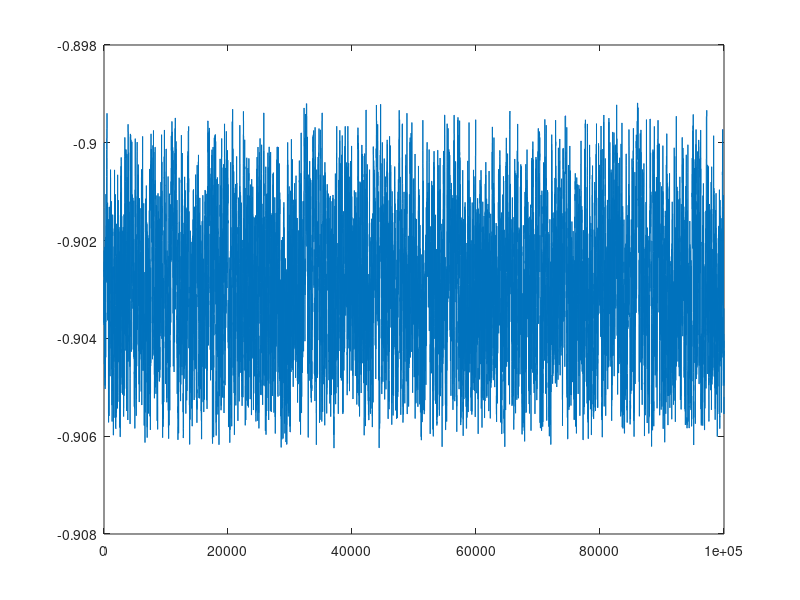
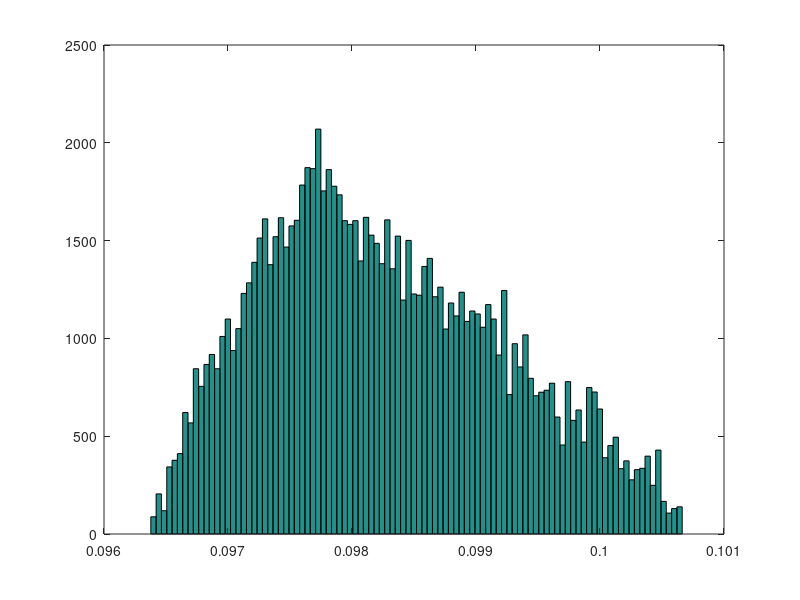
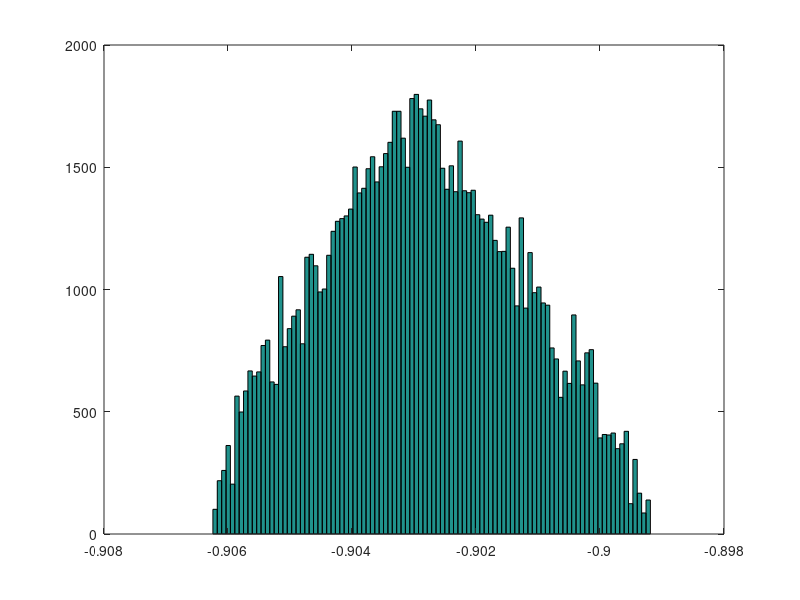

These charts were generated, in order, by the following MATLAB code:
N=50;
elim = 0.1;
M=1e5;


u=ones(1,N);
a=[1,-0.9];
b=sum(a);
z = filter(b,a,u);

e = elim*(2*rand(size(z))-1);
y=z+e;

theta = [b,a(2)]';

THETA = zeros(2,M);  THETA(:,1)=theta;

% Generate a proposal;

for k=2:M

  xi = THETA(:,k-1) + 0.001*randn(size(theta));
  ytest = filter(xi(1),[1,xi(2)],u);

  if max(abs(y-ytest))>elim
      THETA(:,k) = THETA(:,k-1);
  else
      THETA(:,k) = xi;
  end;


end;

plot(THETA(2,:))

figure(2)
hist(THETA(1,:),100);
figure(3)
hist(THETA(2,:),100);

